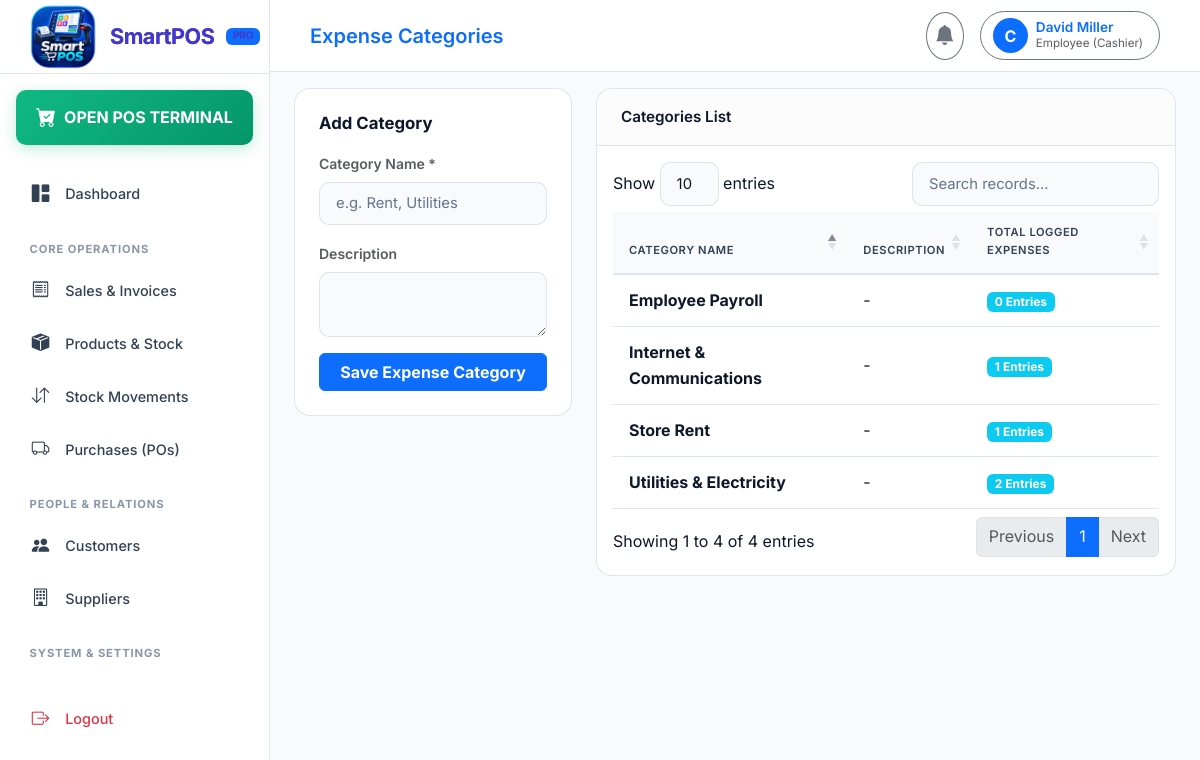
Screenshot of /expenses/categories/ (signed in) with the database file from the repository.
### authentication/models.py (models this page shows, shortened)
class User(AbstractUser):
    ROLE_SUPER_ADMIN = 'SUPER_ADMIN'
    ROLE_ADMIN = 'ADMIN'
    ROLE_EMPLOYEE = 'EMPLOYEE'
    ROLE_CUSTOMER = 'CUSTOMER'
    ROLE_CHOICES = [
        (ROLE_SUPER_ADMIN, 'Super Admin'),
        (ROLE_ADMIN, 'Admin (Business Owner)'),
        (ROLE_EMPLOYEE, 'Employee (Cashier)'),
        (ROLE_CUSTOMER, 'Customer'),
    ]
    role = models.CharField(max_length=20, choices=ROLE_CHOICES, default=ROLE_EMPLOYEE)
    business = models.ForeignKey(Business, on_delete=models.CASCADE, null=True, blank=True, related_name='users')
    branch = models.ForeignKey('branches.Branch', on_delete=models.SET_NULL, null=True, blank=True, related_name='users')
    phone = models.CharField(max_length=30, blank=True, null=True)
    profile_picture = models.ImageField(upload_to='profile_pics/', null=True, blank=True)
    status = models.BooleanField(default=True)
    created_at = models.DateTimeField(auto_now_add=True)
    updated_at = models.DateTimeField(auto_now=True)
    def is_super_admin(self):
        return self.role == self.ROLE_SUPER_ADMIN or self.is_superuser
    def is_admin(self):
        return self.role in [self.ROLE_ADMIN, self.ROLE_SUPER_ADMIN] or self.is_superuser
    def get_business(self):
        if not self.business:
            b = Business.objects.first()
            if not b:
                b = Business.objects.create(name="SmartPOS Store")
            self.business = b
            self.save(update_fields=['business'])
        return self.business

### expenses/models.py (models this page shows, shortened)
class ExpenseCategory(models.Model):
    business = models.ForeignKey('authentication.Business', on_delete=models.CASCADE, related_name='expense_categories')
    name = models.CharField(max_length=150)
    description = models.TextField(blank=True, null=True)
    status = models.BooleanField(default=True)
    created_at = models.DateTimeField(auto_now_add=True)
    updated_at = models.DateTimeField(auto_now=True)
    class Meta:
        verbose_name_plural = "Expense Categories"

### expenses/views.py (the view, shortened to what this page needs)
# urls.py: path('categories/', views.expense_categories, name='expense_categories'),
@login_required
def expense_categories(request):
    business = request.user.get_business()
    categories = ExpenseCategory.objects.filter(business=business)
    return render(request, 'expenses/expense_categories.html', {'categories': categories})

### templates/expenses/expense_categories.html (shortened to what this page needs)
{% extends 'base.html' %}
{% block header_title %}Expense Categories{% endblock %}
{% block content %}
<div class="row g-4">
    <div class="col-md-4">
        <div class="card card-custom p-4">
            <h5 class="fw-bold text-light mb-3">Add Category</h5>
            <form method="post">
                <div class="mb-3">
                    <label class="form-label text-muted small fw-semibold">Category Name *</label>
                    <input type="text" name="name" class="form-control" placeholder="e.g. Rent, Utilities" required>
                </div>
                <div class="mb-3">
                    <label class="form-label text-muted small fw-semibold">Description</label>
                    <textarea name="description" class="form-control" rows="2"></textarea>
                </div>
                <button type="submit" class="btn btn-primary w-100 fw-bold">Save Expense Category</button>
            </form>
        </div>
    </div>
    <div class="col-md-8">
        <div class="card card-custom">
            <div class="card-header">
                <span>Categories List</span>
            </div>
            <div class="table-responsive p-3">
                <table class="table table-custom datatable align-middle">
                    <thead>
                        <tr>
                            <th>Category Name</th>
                            <th>Description</th>
                            <th>Total Logged Expenses</th>
                        </tr>
                    </thead>
                    <tbody>
                        {% for c in categories %}
                        <tr>
                            <td class="fw-bold text-light">{{ c.name }}</td>
                            <td>{{ c.description|default:"-" }}</td>
                            <td><span class="badge bg-info">{{ c.expenses.count }} Entries</span></td>
                        </tr>
                        {% empty %}
                        <tr>
                            <td colspan="3" class="text-center text-muted py-4">No categories created yet.</td>
                        </tr>
                        {% endfor %}
                    </tbody>
                </table>
            </div>
        </div>
    </div>
</div>
{% endblock %}

### templates/base.html (shortened to what this page needs)
{% load static %}
<!DOCTYPE html>
<html lang="en">
<head>
    <link href="https://cdn.jsdelivr.net/npm/bootstrap@5.3.2/dist/css/bootstrap.min.css" rel="stylesheet">
    <link rel="stylesheet" href="https://cdn.jsdelivr.net/npm/bootstrap-icons@1.11.2/font/bootstrap-icons.min.css">
    <link rel="stylesheet" href="https://cdn.datatables.net/1.13.7/css/dataTables.bootstrap5.min.css">
    <link rel="stylesheet" href="{% static 'css/style.css' %}">
</head>
<body>
    <aside id="sidebar">
        <div class="sidebar-brand">
            <img
                src="{% static 'images/favicon.png' %}"
                alt="SmartPOS Logo"
                class="sidebar-brand-icon"
            >
            <span>SmartPOS</span>
            <span class="badge bg-primary text-uppercase" style="font-size: 0.65rem;">
                Pro
            </span>
        </div>
        <div class="p-3 pb-0">
            <a href="{% url 'pos_terminal' %}" class="nav-link pos-btn text-center justify-content-center py-2 rounded-3">
                <i class="bi bi-cart-check-fill fs-5 me-2"></i>
                <span class="fw-bold">OPEN POS TERMINAL</span>
            </a>
        </div>
        <ul class="sidebar-nav mt-3">
            <li class="nav-item">
                <a href="{% url 'dashboard' %}" class="nav-link {% if request.resolver_match.url_name == 'dashboard' %}active{% endif %}">
                    <i class="bi bi-grid-1x2-fill"></i>
                    <span>Dashboard</span>
                </a>
            </li>
            <li class="nav-label">Core Operations</li>
            <li class="nav-item">
                <a href="{% url 'sales_list' %}" class="nav-link {% if 'sales' in request.path %}active{% endif %}">
                    <i class="bi bi-receipt"></i>
                    <span>Sales & Invoices</span>
                </a>
            </li>
            <li class="nav-item">
                <a href="{% url 'products_list' %}" class="nav-link {% if 'products' in request.path %}active{% endif %}">
                    <i class="bi bi-box-seam-fill"></i>
                    <span>Products & Stock</span>
                </a>
            </li>
            <li class="nav-item">
                <a href="{% url 'inventory_list' %}" class="nav-link {% if 'inventory' in request.path %}active{% endif %}">
                    <i class="bi bi-arrow-down-up"></i>
                    <span>Stock Movements</span>
                </a>
            </li>
            <li class="nav-item">
                <a href="{% url 'purchases_list' %}" class="nav-link {% if 'purchases' in request.path %}active{% endif %}">
                    <i class="bi bi-truck"></i>
                    <span>Purchases (POs)</span>
                </a>
            </li>
            <li class="nav-label">People & Relations</li>
            <li class="nav-item">
                <a href="{% url 'customers_list' %}" class="nav-link {% if 'customers' in request.path %}active{% endif %}">
                    <i class="bi bi-people-fill"></i>
                    <span>Customers</span>
                </a>
            </li>
            <li class="nav-item">
                <a href="{% url 'suppliers_list' %}" class="nav-link {% if 'suppliers' in request.path %}active{% endif %}">
                    <i class="bi bi-building"></i>
                    <span>Suppliers</span>
                </a>
            </li>
            <li class="nav-label">System & Settings</li>
            <li class="nav-item mt-4 mb-5">
                <a href="{% url 'logout' %}" class="nav-link text-danger">
                    <i class="bi bi-box-arrow-right"></i>
                    <span>Logout</span>
                </a>
            </li>
        </ul>
    </aside>
    <div id="main-content">
        <header class="top-navbar">
            <div class="d-flex align-items-center gap-3">
                <div class="fw-semibold text-primary fs-5">
                    {% block header_title %}{{ current_business.name|default:"SmartPOS Enterprise" }}{% endblock %}
                </div>
            </div>
            <div class="d-flex align-items-center gap-3">
                <div class="dropdown">
                    <button class="btn btn-outline-secondary position-relative rounded-circle p-2" type="button" data-bs-toggle="dropdown">
                        <i class="bi bi-bell-fill fs-5"></i>
                    </button>
                </div>
                <div class="dropdown">
                    <button class="btn btn-outline-secondary d-flex align-items-center gap-2 rounded-pill pe-3" type="button" data-bs-toggle="dropdown">
                        <div class="bg-primary text-white rounded-circle d-flex align-items-center justify-content-center fw-bold" style="width: 35px; height: 35px;">
                            {{ user.username|slice:":1"|upper }}
                        </div>
                        <div class="text-start d-none d-sm-block">
                            <div class="fw-semibold text-primary" style="font-size: 0.85rem; line-height: 1.2;">{{ user.get_full_name|default:user.username }}</div>
                            <div class="text-muted" style="font-size: 0.725rem;">{{ user.get_role_display }}</div>
                        </div>
                    </button>
                </div>
            </div>
        </header>
        <div class="container-fluid pt-3 px-4">
        </div>
        <main class="container-fluid px-4 pb-5 flex-grow-1">
            {% block content %}{% endblock %}
        </main>
    </div>
</body>
</html>

### rows the page displays
User: username "C", get_full_name "David Miller", role "Employee (Cashier)"
ExpenseCategory: name "Store Rent", description "-", expenses.count "1"
ExpenseCategory: name "Utilities & Electricity", description "-", expenses.count "2"
ExpenseCategory: name "Employee Payroll", description "-", expenses.count "0"
ExpenseCategory: name "Internet & Communications", description "-", expenses.count "1"
